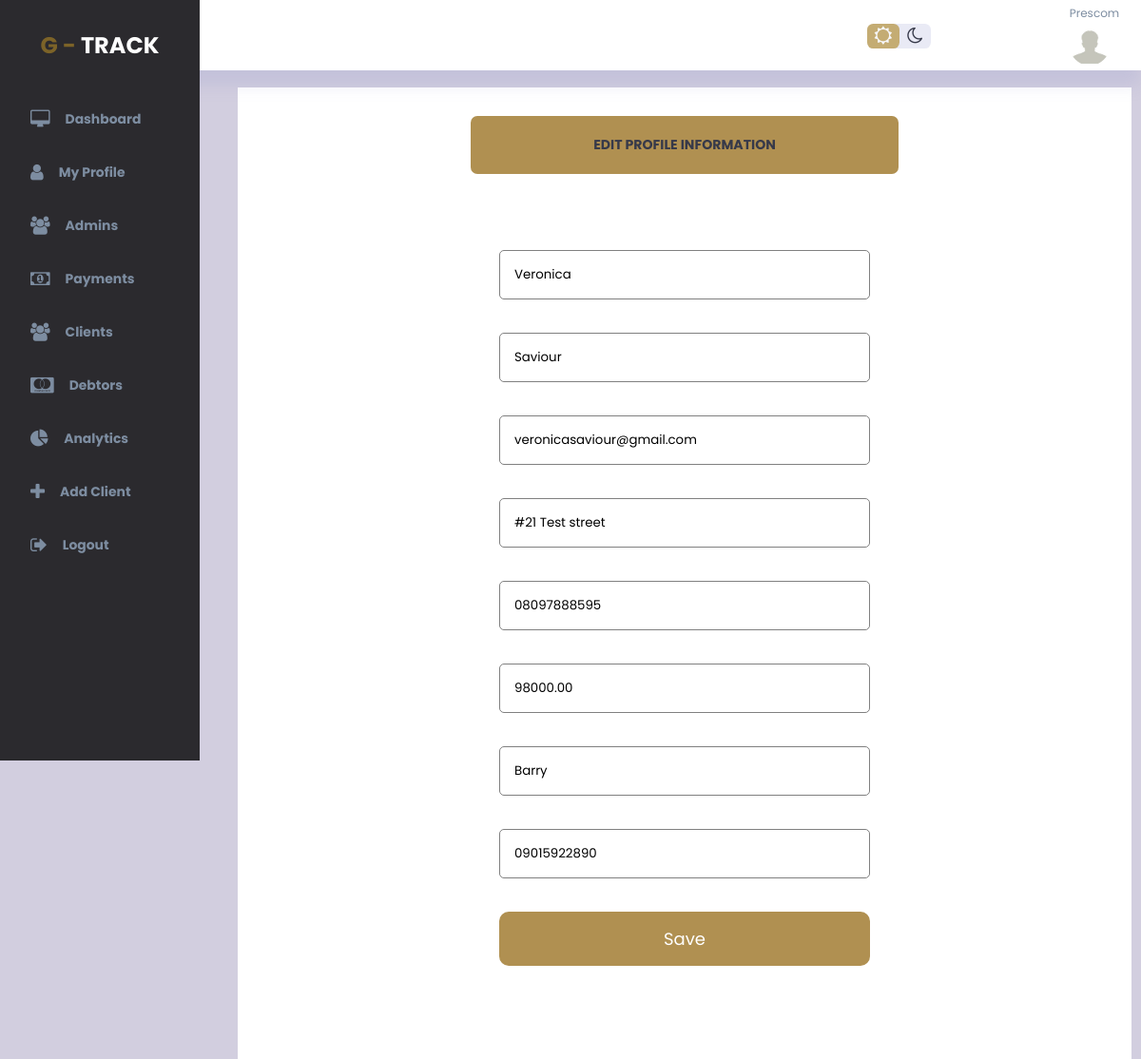
/debtors/edit_debtor/18 (signed in), run on an earlier commit of the app's database.
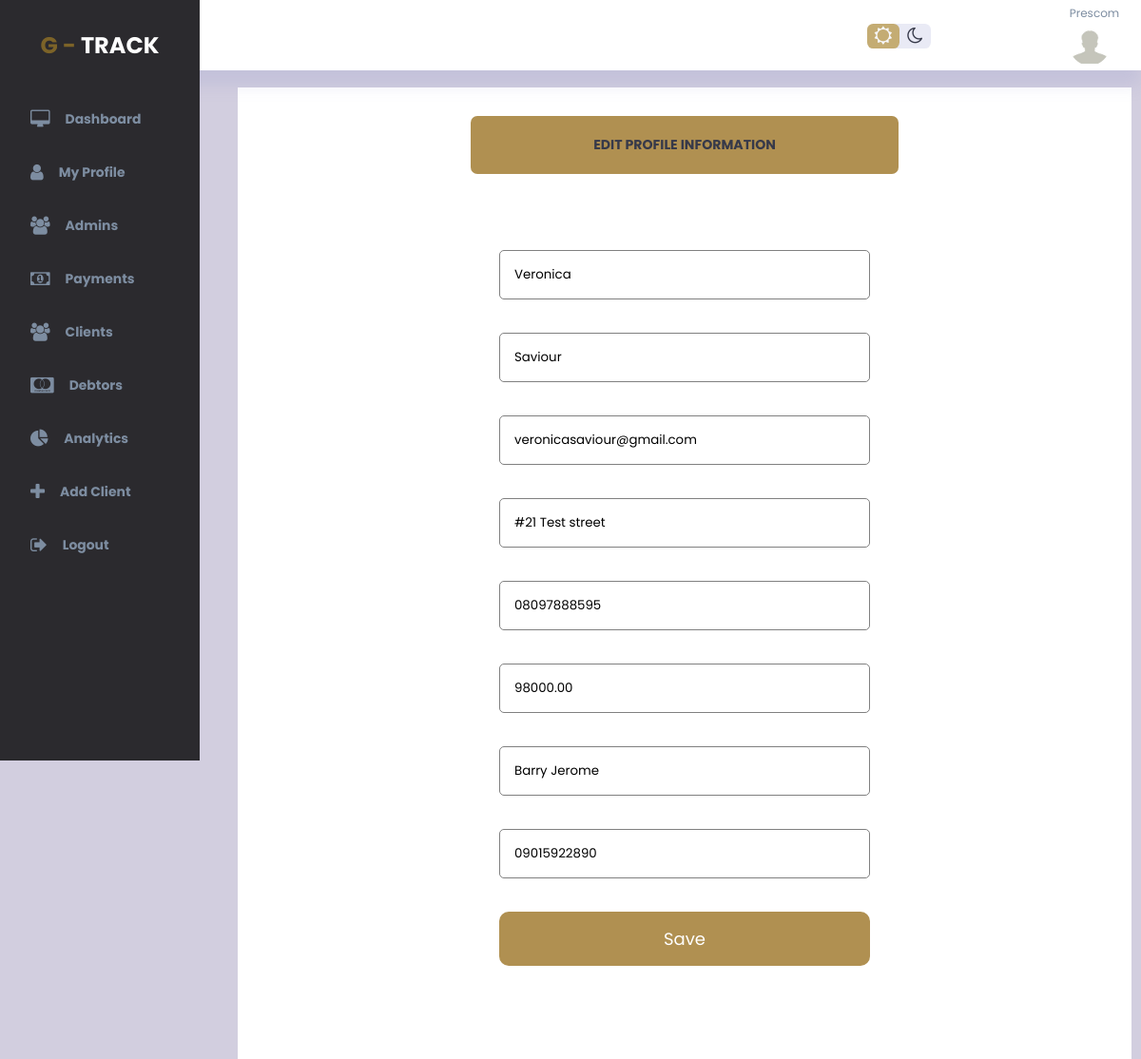
And on a later commit of the database.
### gtrack_app/models.py (models this page shows)
class Debtor(models.Model):
    client_id = models.IntegerField(blank=True, null=True)
    firstname = models.CharField(max_length=65, null=True, blank=True)
    surname = models.CharField(max_length=65, null=True, blank=True)
    address = models.CharField(max_length=65, null=True, blank=True)
    phone = models.CharField(max_length=65, null=True, blank=True)
    email = models.CharField(max_length=65, null=True, blank=True)
    guarantors_name = models.CharField(max_length=65, null=True, blank=True)
    guarantors_phone = models.CharField(max_length=65, null=True, blank=True)
    guarantors_email = models.CharField(max_length=65, null=True, blank=True)
    amount_owed = models.DecimalField(max_digits=10, decimal_places=2, default=0.00)
    date_captured = models.DateTimeField(auto_now=True)
    due_date = models.DateField(null=True, blank=True)

### gtrack_app/views.py (the view)
# urls.py: path("debtors/edit_debtor/<int:user_id>", views.edit_debtor, name="edit_debtor"),
@login_required
def edit_debtor(request, user_id):
    details = Debtor.objects.get(id=user_id)
    return render(request, "admins_dashboard/debtors/debtor_edit.html", {'details': details})

### templates/admins_dashboard/debtors/debtor_edit.html (shortened to what the changed rows need)
{% extends 'base.html' %}
{% block content %}
{% load static %}
<div class="wrapper">
    <div class="panel">
        <main>
            <div class="panel-body">
                <div class="profile-details form-panel">
                    <div class="signup form-area create_admin">
                        <div class="contact-form">
                            <form action="{% url 'debtor_edited' user_id=details.id %}" class="my-form p-5 bg-white"
                                id="form" method="POST" enctype="multipart/form-data">
                                <div class="form-group">
                                    <input type="text" id="firstname" class="form-control" name="firstname"
                                        value="{{ details.firstname }}">
                                </div>
                                <div class="form-group">
                                    <input type="text" id="surname" class="form-control" name="surname"
                                        value="{{ details.surname }}">
                                </div>
                                <div class="form-group">
                                    <input type="email" id="email" class="form-control" name="email"
                                        value="{{details.email}}">
                                </div>
                                <div class="form-group">
                                    <input type="text" id="address" class="form-control" name="address"
                                        value="{{details.address}}">
                                </div>
                                <div class="form-group">
                                    <input type="phone" id="phone" class="form-control" name="phone"
                                        value="{{details.phone}}">
                                </div>
                                <div class="form-group">
                                    <input type="text" id="amount_owed" class="form-control" name="amount_owed"
                                        value="{{details.amount_owed}}">
                                </div>
                                <div class="form-group">
                                    <input type="text" id="guarantors_name" class="form-control" name="guarantors_name"
                                    value="{{details.guarantors_name}}">
                                </div>
                                <div class="form-group">
                                    <input type="text" id="guarantors_phone" class="form-control" name="guarantors_phone"
                                    value="{{details.guarantors_phone}}">
                                </div>
                            </form>
                        </div>
                    </div>
                </div>
            </div>
        </main>
    </div>
</div>
{% endblock %}

What changed in the data, as far as the page shows it:
changed Debtor "Veronica": guarantors_name "Barry" → "Barry Jerome"
